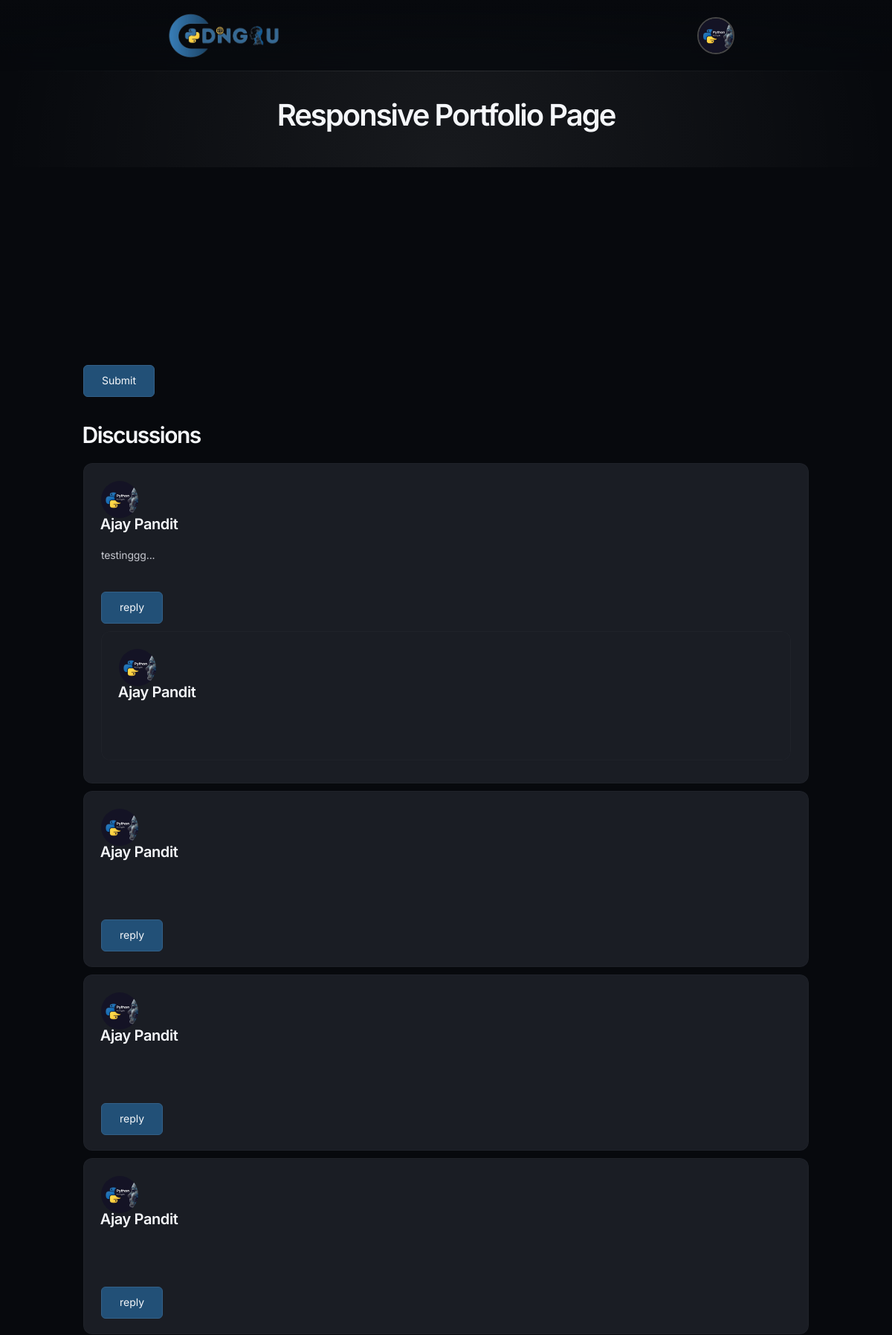
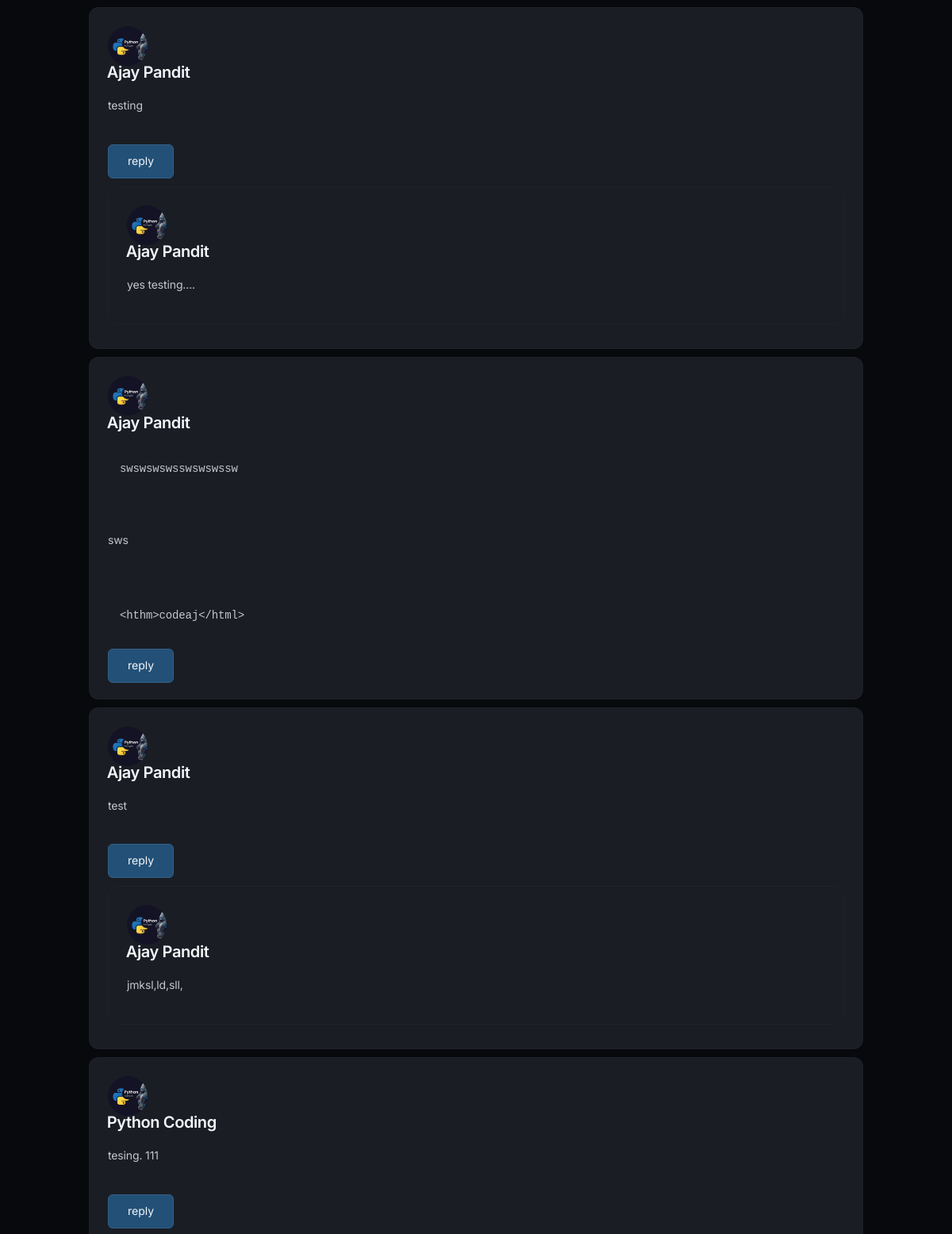
/discussions/responsive-portfolio-page/ (signed in, upper part), run on the app's committed database (2 pictures, top to bottom).
### accounts/models.py (models this page shows, shortened)
class Student(AbstractBaseUser, PermissionsMixin):
    STATUS_NOT_STARTED = 'not_started'
    STATUS_IN_PROGRESS = 'in_progress'
    STATUS_UNDER_REVIEW = 'under_review'
    STATUS_COMPLETED = 'completed'
    STATUS_REJECTED = 'rejected'
    STATUS_CHOICES = [
        (STATUS_NOT_STARTED, 'Not Started'),
        (STATUS_IN_PROGRESS, 'In Progress'),
        (STATUS_UNDER_REVIEW, 'Under Review'),
        (STATUS_COMPLETED, 'Completed'),
        (STATUS_REJECTED, 'Rejected'),
    ]
    email = models.EmailField(unique=True)
    name = models.CharField(max_length=255)
    profile_pic = models.ImageField(upload_to='profile_pics/', null=True, blank=True)
    phone_no = models.CharField(max_length=15, null=True, blank=True)
    whatsapp_no = models.CharField(max_length=15, null=True, blank=True)
    college = models.CharField(max_length=255, null=True, blank=True)
    domain = models.ForeignKey(Domain, on_delete=models.SET_NULL, null=True, blank=True)
    assignment1 = models.ForeignKey(Assignment, on_delete=models.SET_NULL, null=True, blank=True, related_name='assignment1')
    assignment1status = models.CharField(
        max_length=20,
        choices=STATUS_CHOICES,
        default=STATUS_NOT_STARTED,
    )
    assignment1starttime = models.DateTimeField(blank=True,null=True)
    assignment1endttime = models.DateTimeField(blank=True,null=True)
    assignment1rejectioncount = models.IntegerField(default=0)
    assignment2 = models.ForeignKey(Assignment, on_delete=models.SET_NULL, null=True, blank=True, related_name='assignment2')
    assignment2status = models.CharField(
        max_length=20,
        choices=STATUS_CHOICES,
        default=STATUS_NOT_STARTED,
    )
    assignment2starttime = models.DateTimeField(blank=True,null=True)
    assignment2endttime = models.DateTimeField(blank=True,null=True)
    assignment2rejectioncount = models.IntegerField(default=0)
    assignment3 = models.ForeignKey(Assignment, on_delete=models.SET_NULL, null=True, blank=True, related_name='assignment3')
    assignment3status = models.CharField(
        max_length=20,
        choices=STATUS_CHOICES,
        default=STATUS_NOT_STARTED,
    )
    assignment3starttime = models.DateTimeField(blank=True,null=True)
    assignment3endttime = models.DateTimeField(blank=True,null=True)
    assignment3rejectioncount = models.IntegerField(default=0)
    level_choices_student = [(0, 'Not Started'), (1, 'Level 1'), (2, 'Level 2'), (3, 'Level 3'), (4, 'pending'), (5, 'Certificate Level')]
    level_student = models.IntegerField(choices=level_choices_student, default=0)
    otp = models.IntegerField(null=True, blank=True)
    is_active = models.BooleanField(default=True)
    is_staff = models.BooleanField(default=False)
    date_joined = models.DateTimeField(default=timezone.now)
    objects = StudentManager()
    USERNAME_FIELD = 'email'
    REQUIRED_FIELDS = ['name']

class Assignment(models.Model):
    domain = models.ForeignKey(Domain, on_delete=models.SET_NULL, null=True, blank=True)
    assignment_question = models.CharField(max_length=255)
    assignment_description = models.TextField(null=True, blank=True)
    assignment_requirements = models.TextField(null=True, blank=True)
    assignment_banner = models.ImageField(upload_to='assignment_banners/', null=True, blank=True)
    assignment_banner1 = models.ImageField(upload_to='assignment_banners1/', null=True, blank=True)
    level_choices = [(1, 'Level 1'), (2, 'Level 2'), (3, 'Level 3')]
    level = models.IntegerField(choices=level_choices, default=0)
    links = models.ManyToManyField(RefralLink, null=True, blank=True)
    slug = models.CharField(null=True, blank=True, max_length=100)

### discussions/models.py (models this page shows)
class Discussions(models.Model):
    assignment = models.ForeignKey(Assignment, on_delete=models.SET_NULL, null=True, blank=True)
    student = models.ForeignKey(Student, on_delete=models.SET_NULL, null=True, blank=True)
    comment = models.TextField(null=True, blank=True)

class discussionReply(models.Model):
    discuss = models.ForeignKey(Discussions, on_delete=models.SET_NULL, null=True, blank=True)
    student = models.ForeignKey(Student, on_delete=models.SET_NULL, null=True, blank=True)
    comment = models.TextField(null=True, blank=True)

### discussions/views.py (the view, shortened to what this page needs)
# urls.py: path('<slug:slug>/', views.Discussion, name='discussion'),
def Discussion(request, slug):
    ass = get_object_or_404(Assignment, slug=slug)
    stu = get_object_or_404(Student, id=request.user.id)
    discussion  = Discussions.objects.all().order_by("-id")
    discussionreply  = discussionReply.objects.all().order_by("-id")
    return render(request, 'discussion.html', {'assignment': ass, 'discuss' : discussion, "disrep":discussionreply })

### accounts/models.py (called while the page is built)
    def __str__(self):
        return self.domain_name

### templates/discussion.html (shortened to what this page needs)
{% load static %}
{% include 'header.html' %}
<link href="https://cdn.quilljs.com/1.3.6/quill.snow.css" rel="stylesheet">
<div class="stg-container">
  <section class="backlight-bottom" style="padding-top:140px; padding-bottom:60px;">
    <div class="stg-row">
      <div class="stg-col-6 stg-offset-3">
        <div class="align-center">
          <h1 style="font-size: 40px;" class="bringer-page-title in-view" data-unload="fade-up">{{assignment.assignment_question}}</h1>
        </div>
      </div>
    </div>
  </section>
  <section class="">
    <div class="">
      <form id="discussionForm" method="post" style="padding-bottom: 40px;">
        <div id="quillEditor" class="form-control mb-3" style="height: 150px;"></div>
        <br>
        <button type="submit" name="commentNow">Submit</button>
      </form>
      <h3 class="mt-5">Discussions</h3>
      {% for i in discuss %}
        <div class="card bringer-block" style="margin-bottom: 10px;">
          <div class="p-5">
            <img class="profile_pic_comment" src="{{i.student.profile_pic.url}}">
            <h5>{{i.student.name}}</h5>
            <p class="commenttt">{{i.comment | safe}}</p>
            <br>
            <button type="button" class="commentreplybutton">reply</button>
            {% for j in disrep %}
              {% if j.discuss.id == i.id %}
                <div class="card bringer-block" style="margin-bottom: 10px; margin-top:10px;">
                  <div class="p-5">
                    <img class="profile_pic_comment" src="{{j.student.profile_pic.url}}">
                    <h5>{{j.student.name}}</h5>
                    <p class="commenttt">{{j.comment | safe}}</p>
                  </div>
                </div>
              {% endif %}
            {% endfor %}
          </div>
        </div>
      {% endfor %}
    </div>
  </section>
</div>
{% include 'footer.html' %}

### templates/header.html (shortened to what this page needs)
{% load static %}
<!DOCTYPE html>
<html lang="en">
<head>
    <link rel="stylesheet" href="https://cdnjs.cloudflare.com/ajax/libs/font-awesome/6.6.0/css/all.min.css" />
    <link type="text/css" rel="stylesheet" href="{% static 'css/config.css' %}">
    <link type="text/css" rel="stylesheet" href="{% static 'css/libs.css' %}">
    <link type="text/css" rel="stylesheet" href="{% static 'css/style.css' %}">
    <link type="text/css" rel="stylesheet" href="{% static 'css/responsive.css' %}">
</head>
<body>
    <header id="bringer-header" class="is-frosted is-sticky" data-appear="fade-down" data-unload="fade-up">
        <div class="bringer-header-inner">
            <div class="bringer-header-lp">
                <a href="{% url 'main' %}" class="bringer-logo">
                    <img src="{% static 'logo.png' %}" alt="bringer." width="180" height="24">
                </a>
            </div>
            <div class="bringer-header-rp">
                <div class="mainlogo">
                    <div class="bbx">
                        {% if user.email %}
                            {% if user.profile_pic %}
                                <a href="{% url 'profile' %}">
                                    <img id="profileimg" class="profile-image" src="{{user.profile_pic.url}}"  >
                                </a>
                            {% else %}
                                <a href="{% url 'profile' %}">
                                    <img id="profileimg" class="profile-image" src="https://t4.ftcdn.net/jpg/01/07/43/45/360_F_107434511_iarF2z88c6Ds6AlgtwotHSAktWCdYOn7.jpg"  >
                            </a>
                            {% endif %}
                        {% endif %}
                    </div>
                </div>
            </div>
        </div>
    </header>

### static/css/libs.css (style rules this page uses)
:root { --swiper-theme-color:#007aff }
:root { --swiper-navigation-size:44px }

### static/css/stg.css (style rules this page uses)
.stg-container { margin: 0 auto; width: var(--stg-container-width); }
.stg-row { display: flex; flex-wrap: nowrap; justify-content: space-between; margin: 0 calc(-0.5 * var(--stg-gap)); position: relative; z-index: 3; width: calc(100% + var(--stg-gap)); }
.stg-row > div { margin: 0 calc(0.5 * var(--stg-gap)); width: 100%; display: flex; flex-direction: column; align-items: flex-start; }
[class*='stg-col-'] > div:not(.stg-row) { width: 100%; }
.stg-row > .stg-col-50, .stg-row > .stg-col-6 { width: calc(50% - var(--stg-gap)); }
.stg-row > .stg-offset-3 { margin-left: calc(0.5 * var(--stg-gap) + 25%); }

### templates/header.html (style rules this page uses)
h3 { font-size: 30px; }
h5 { font-size: 20px; }
img { object-fit: cover; }
a { text-decoration: none; }
.mainlogo { display: flex; flex-wrap: wrap; justify-content: space-between; }
.mainlogo .profile-image { width : 50px; height : 50px; border-radius: 50%; border : 2px solid rgb(70, 70, 70); margin: 0px; }
a { color :rgb(0, 0, 0); font-weight : 700; text-decoration: none; }
body { background-position: center; background-repeat: no-repeat; background-size:cover; }
@media only screen and (max-width: 1366px) { .bringer-header-inner { padding-left: 100px; padding-right: 100px; } }

### templates/discussion.html (style rules this page uses)
.profile_pic_comment { border-radius: 50%; width: 50px; height: 50px; }

### data on the page
Student: profile_pic (picture)
Assignment: assignment_question "Responsive Portfolio Page"
Discussions: student.profile_pic (picture), student.name "Ajay Pandit", comment "testinggg..."
discussionReply: student.profile_pic (picture), student.name "Ajay Pandit"
Discussions: student.profile_pic (picture), student.name "Ajay Pandit"
Discussions: student.profile_pic (picture), student.name "Ajay Pandit"
Discussions: student.profile_pic (picture), student.name "Ajay Pandit"
Discussions: student.profile_pic (picture), student.name "Ajay Pandit", comment "testing"
discussionReply: student.profile_pic (picture), student.name "Ajay Pandit", comment "yes testing...."
Discussions: student.profile_pic (picture), student.name "Ajay Pandit", comment "swswswswsswswswssw sws <hthm>codeaj</html>"
Discussions: student.profile_pic (picture), student.name "Ajay Pandit", comment "test"
discussionReply: student.profile_pic (picture), student.name "Ajay Pandit", comment "jmksl,ld,sll,"
Discussions: student.profile_pic (picture), student.name "Python Coding", comment "tesing. 111"
